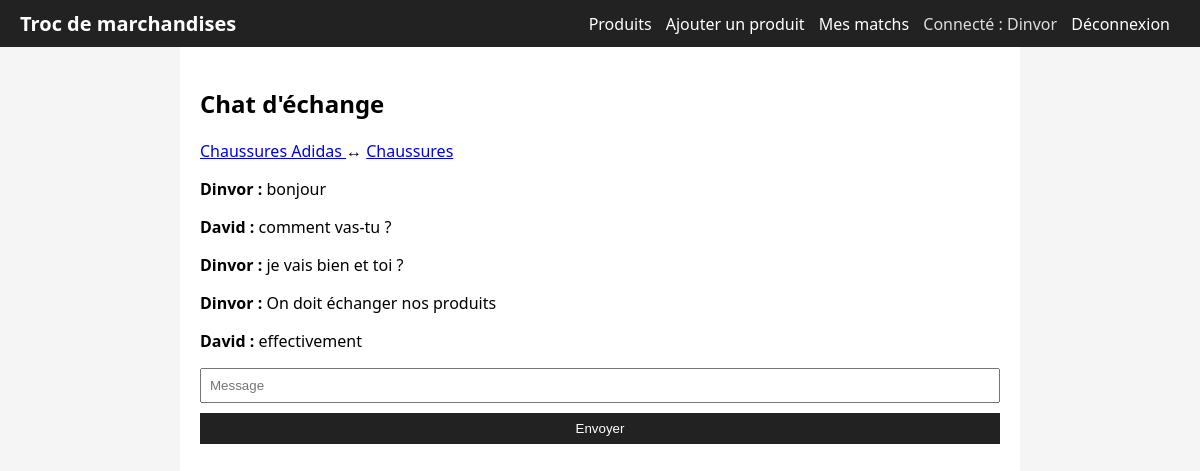
The app's page /chat/1 (signed in) with its own data.
### tables this page shows
CREATE TABLE users (
            id INTEGER PRIMARY KEY AUTOINCREMENT,
            name TEXT NOT NULL,
            email TEXT UNIQUE NOT NULL,
            password TEXT NOT NULL,
            bio TEXT
        );

CREATE TABLE products (
            id INTEGER PRIMARY KEY AUTOINCREMENT,
            user_id INTEGER NOT NULL,
            title TEXT NOT NULL,
            description TEXT,
            image TEXT,
            status TEXT DEFAULT 'disponible',
            FOREIGN KEY(user_id) REFERENCES users(id)
        );

CREATE TABLE messages (
            id INTEGER PRIMARY KEY AUTOINCREMENT,
            match_id INTEGER NOT NULL,
            sender_id INTEGER NOT NULL,
            content TEXT NOT NULL,
            created_at DATETIME DEFAULT CURRENT_TIMESTAMP,
            FOREIGN KEY(match_id) REFERENCES matches(id),
            FOREIGN KEY(sender_id) REFERENCES users(id)
        );

### chat/routes.py (the view)
@chat_bp.route("/chat/<int:match_id>")
def chat(match_id):
    user = current_user()
    if not user:
        return redirect(url_for("auth.login"))
    conn = get_db()
    c = conn.cursor()
    c.execute("SELECT * FROM matches WHERE id=?", (match_id,))
    match = c.fetchone()
    if not match:
        conn.close()
        flash("Match introuvable.")
        return redirect(url_for("matching.matches"))
    c.execute("SELECT * FROM products WHERE id=?", (match["product_a_id"],))
    product_a = c.fetchone()
    c.execute("SELECT * FROM products WHERE id=?", (match["product_b_id"],))
    product_b = c.fetchone()
    if user["id"] not in (product_a["user_id"], product_b["user_id"]):
        conn.close()
        flash("Tu n'as pas accès à ce chat.")
        return redirect(url_for("matching.matches"))
    c.execute("""
        SELECT m.*, u.name AS sender_name
        FROM messages m
        JOIN users u ON m.sender_id = u.id
        WHERE match_id=?
        ORDER BY m.created_at ASC
    """, (match_id,))
    messages = c.fetchall()
    conn.close()
    return render_template(
        "chat.html",
        match=match,
        product_a=product_a,
        product_b=product_b,
        messages=messages,
        user=user
    )

### app.py (called while the page is built)
def get_db():
    conn = sqlite3.connect("troc.db")
    conn.row_factory = sqlite3.Row
    return conn

def current_user():
    if "user_id" in session:
        conn = get_db()
        c = conn.cursor()
        c.execute("SELECT * FROM users WHERE id=?", (session["user_id"],))
        u = c.fetchone()
        conn.close()
        return u
    return None

def create_app():
    app = Flask(__name__)
    app.config["SECRET_KEY"] = "dev-secret-key"
    from auth.routes import auth_bp
    from products.routes import products_bp
    from matching.routes import matching_bp
    from chat.routes import chat_bp
    from api.routes import api_bp
    app.register_blueprint(auth_bp)
    app.register_blueprint(products_bp)
    app.register_blueprint(matching_bp)
    app.register_blueprint(chat_bp)
    app.register_blueprint(api_bp)
    @app.context_processor
    def inject_user():
        return {"user": current_user()}
    @app.route("/")
    def index():
        return render_template("products.html", products=[], user=current_user())
    socketio.init_app(app)
    return app

### chat/routes.py (called while the page is built)
def get_db():
    conn = sqlite3.connect("troc.db")
    conn.row_factory = sqlite3.Row
    return conn

def current_user():
    if "user_id" in session:
        conn = get_db()
        c = conn.cursor()
        c.execute("SELECT * FROM users WHERE id=?", (session["user_id"],))
        u = c.fetchone()
        conn.close()
        return u
    return None

### templates/chat.html (shortened to what this page needs)
{% extends "base.html" %}
{% block content %}
<h2>Chat d'échange</h2>
<p>
    <a href="{{ url_for('products.product_detail', product_id=product_a['id']) }}">
        {{ product_a['title'] }}
    </a>
    ↔
    <a href="{{ url_for('products.product_detail', product_id=product_b['id']) }}">
        {{ product_b['title'] }}
    </a>
</p>
<div id="messages">
    {% for msg in messages %}
        <p><strong>{{ msg['sender_name'] }} :</strong> {{ msg['content'] }}</p>
    {% endfor %}
</div>
<input id="msg" placeholder="Message">
<button onclick="sendMessage()">Envoyer</button>
{% endblock %}

### templates/base.html (shortened to what this page needs)
<!DOCTYPE html>
<html lang="fr">
<head>
    <link rel="stylesheet" href="{{ url_for('static', filename='style.css') }}">
</head>
<body>
<header>
    <h1>Troc de marchandises</h1>
    <nav>
        <a href="{{ url_for('products.products') }}">Produits</a>
        {% if user %}
            <a href="{{ url_for('products.product_add') }}">Ajouter un produit</a>
            <a href="{{ url_for('matching.matches') }}">Mes matchs</a>
            <span class="user">Connecté : {{ user['name'] }}</span>
            <a href="{{ url_for('auth.logout') }}">Déconnexion</a>
        {% else %}
            <a href="{{ url_for('auth.login') }}">Connexion</a>
            <a href="{{ url_for('auth.register') }}">Inscription</a>
        {% endif %}
    </nav>
</header>
<main>
    {% block content %}{% endblock %}
</main>
</body>
</html>

### static/style.css (style rules this page uses)
body { font-family: system-ui, sans-serif; margin: 0; padding: 0; background: #f5f5f5; }
header { background: #222; color: #fff; padding: 10px 20px; display: flex; align-items: center; justify-content: space-between; }
header h1 { margin: 0; font-size: 20px; }
nav a { color: #fff; margin-right: 10px; text-decoration: none; }
nav .user { color: #ddd; margin-right: 10px; }
main { padding: 20px; max-width: 800px; margin: 0 auto; background: #fff; min-height: calc(100vh - 60px); }
input, textarea, select, button { display: block; width: 100%; margin: 5px 0 10px 0; padding: 8px; box-sizing: border-box; }
button { background: #222; color: #fff; border: none; cursor: pointer; }

### records on screen
users: name "Dinvor"
products: title "Chaussures Adidas"
products: title "Chaussures"
messages: sender_name "Dinvor", content "bonjour"
messages: sender_name "David", content "comment vas-tu ?"
messages: sender_name "Dinvor", content "je vais bien et toi ?"
messages: sender_name "Dinvor", content "On doit échanger nos produits"
messages: sender_name "David", content "effectivement"
